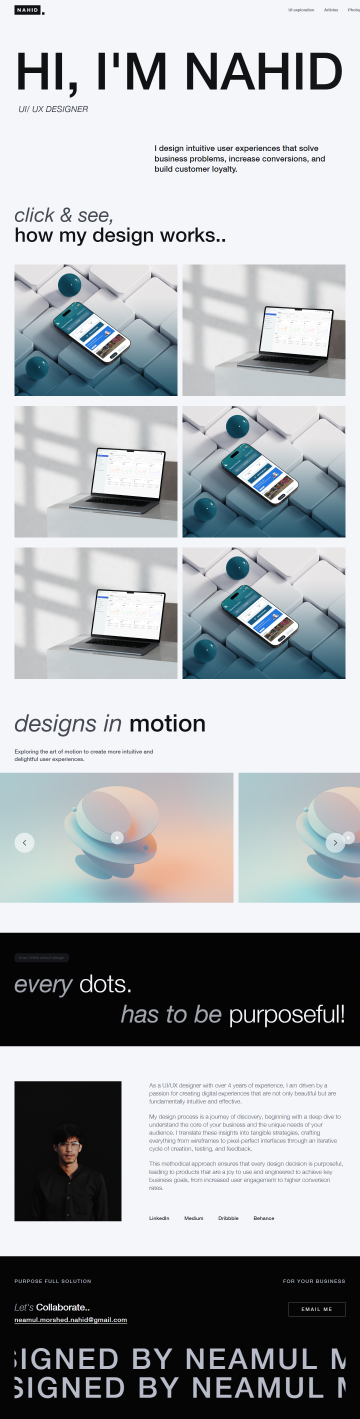
#> input picture homepage_render.png, 1440 x 5673 px, found by its file name (shown at 1/4 size)
$ python annotate_render.py
#> lines starting #> are read from the running program, lines starting #| are printed output that depends on the picture
"""
Create visual indicators on rendered image to debug layout
"""

from PIL import Image, ImageDraw, ImageFont
from pathlib import Path

def annotate_render():
    """Add annotations to show layout structure"""

    img_path = Path("e:/Sites/site data/nahid/homepage_render.png")

    if not img_path.exists():
        print("Image not found!")
        return

    img = Image.open(img_path)
#> img is the input picture: PIL image 1440x5673 RGB; mean R, G, B 164.9, 168.8, 172.1
    draw = ImageDraw.Draw(img)

    # Define expected sections
    sections = [
        ("Nav", 0, 80, (255, 0, 0)),
        ("Hero", 80, 780, (0, 255, 0)),
        ("Case Studies Heading", 780, 1060, (0, 0, 255)),
        ("Case Row 1", 1060, 1620, (255, 255, 0)),
        ("Case Row 2", 1620, 2180, (255, 0, 255)),
        ("Case Row 3", 2180, 2740, (0, 255, 255)),
        ("Projects", 2740, 3740, (255, 128, 0)),
        ("Philosophy", 3740, 4200, (128, 0, 255)),
        ("About", 4200, 5100, (0, 128, 255)),
        ("Footer", 5100, 7494, (128, 255, 0)),
    ]

    # Draw section markers
    for name, y_start, y_end, color in sections:
        # Draw horizontal line at start
        draw.rectangle([(0, y_start), (10, y_start)], fill=color, width=3)

        # Draw text label
        try:
            draw.text((15, y_start + 5), f"{name} ({y_start}-{y_end})", fill=color)
        except:
            pass

    # Draw case card boundaries (expected at 652x526 each)
    # Case row 1 should be at Y=1060-1620
    y_row1 = 1060 + 20  # Top padding of case-row is 20px
    x_card1_start = 58
    x_card1_end = 58 + 652
    x_gap = x_card1_end + 20
    x_card2_start = x_gap
    x_card2_end = x_card2_start + 652

    # Draw expected card outlines
    draw.rectangle(
        [(x_card1_start, y_row1), (x_card1_end, y_row1 + 526)],
        outline=(255, 0, 0), width=2
    )
    draw.text((x_card1_start + 10, y_row1 + 10), "Card 1", fill=(255, 0, 0))

    draw.rectangle(
        [(x_card2_start, y_row1), (x_card2_end, y_row1 + 526)],
        outline=(0, 255, 0), width=2
    )
    draw.text((x_card2_start + 10, y_row1 + 10), "Card 2", fill=(0, 255, 0))

    # Save annotated version
    output_path = Path("e:/Sites/site data/nahid/homepage_render_annotated.png")
    img.save(output_path)
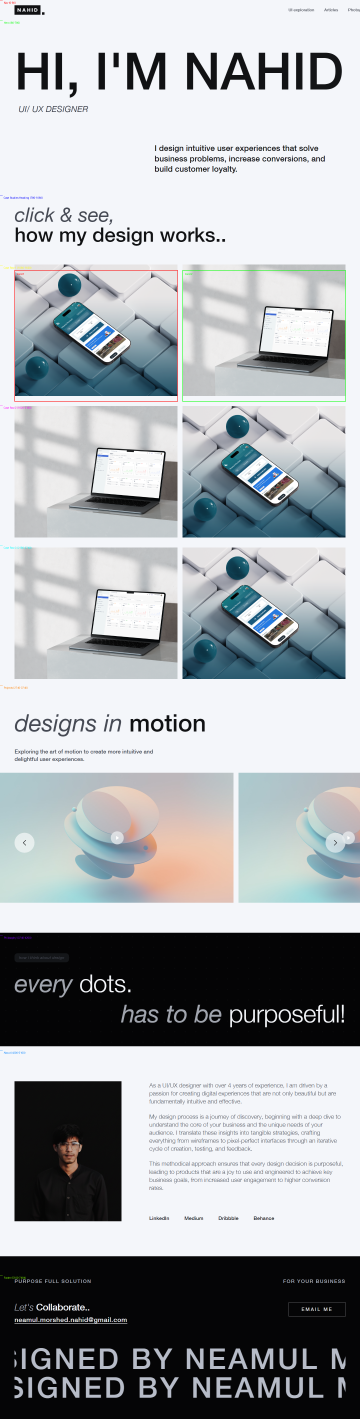
#> saved as homepage_render_annotated.png: PIL image 1440x5673 RGB (shown at 1/4 size); mean R, G, B 164.8, 168.7, 171.8

    print(f"\n✓ Annotated image saved to: {output_path}")
    print("\nLayout guide:")
    print("  Red lines = Expected card 1 boundaries")
    print("  Green lines = Expected card 2 boundaries")
    print("  Different colored horizontal marks = Section boundaries")
    print("\nIf cards don't align with the outlines, there's a layout issue!")


if __name__ == "__main__":
    annotate_render()

$ run again, with Container.png copied over homepage_render.png
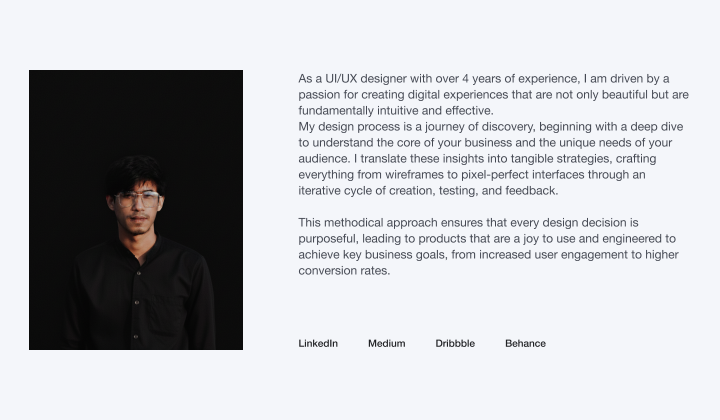
#> input picture Container.png, 1440 x 840 px, found by its file name (shown at 1/2 size)
#> in annotate_render, img is the input picture: PIL image 1440x840 RGBA; mean R, G, B, A 193.5, 194.7, 198, 255
#> in annotate_render, `img.save(output_path)`:
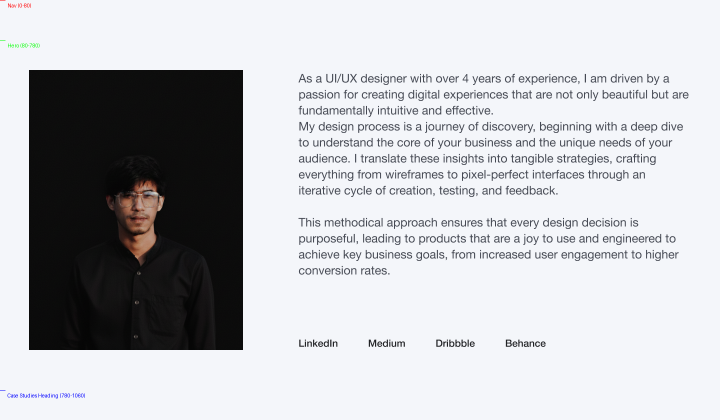
#> saved as homepage_render_annotated.png: PIL image 1440x840 RGBA (shown at 1/2 size); mean R, G, B, A 193.4, 194.6, 197.9, 255
